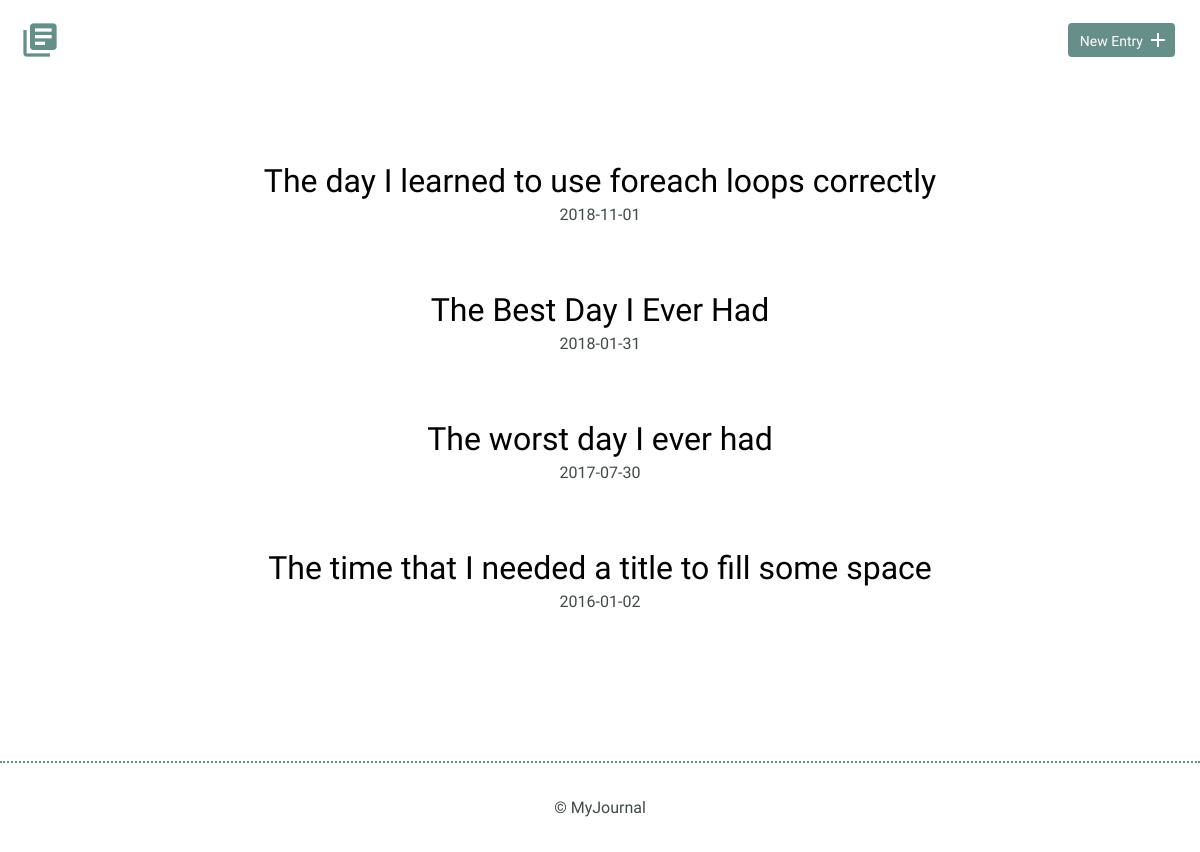
Before: / with the older database file.
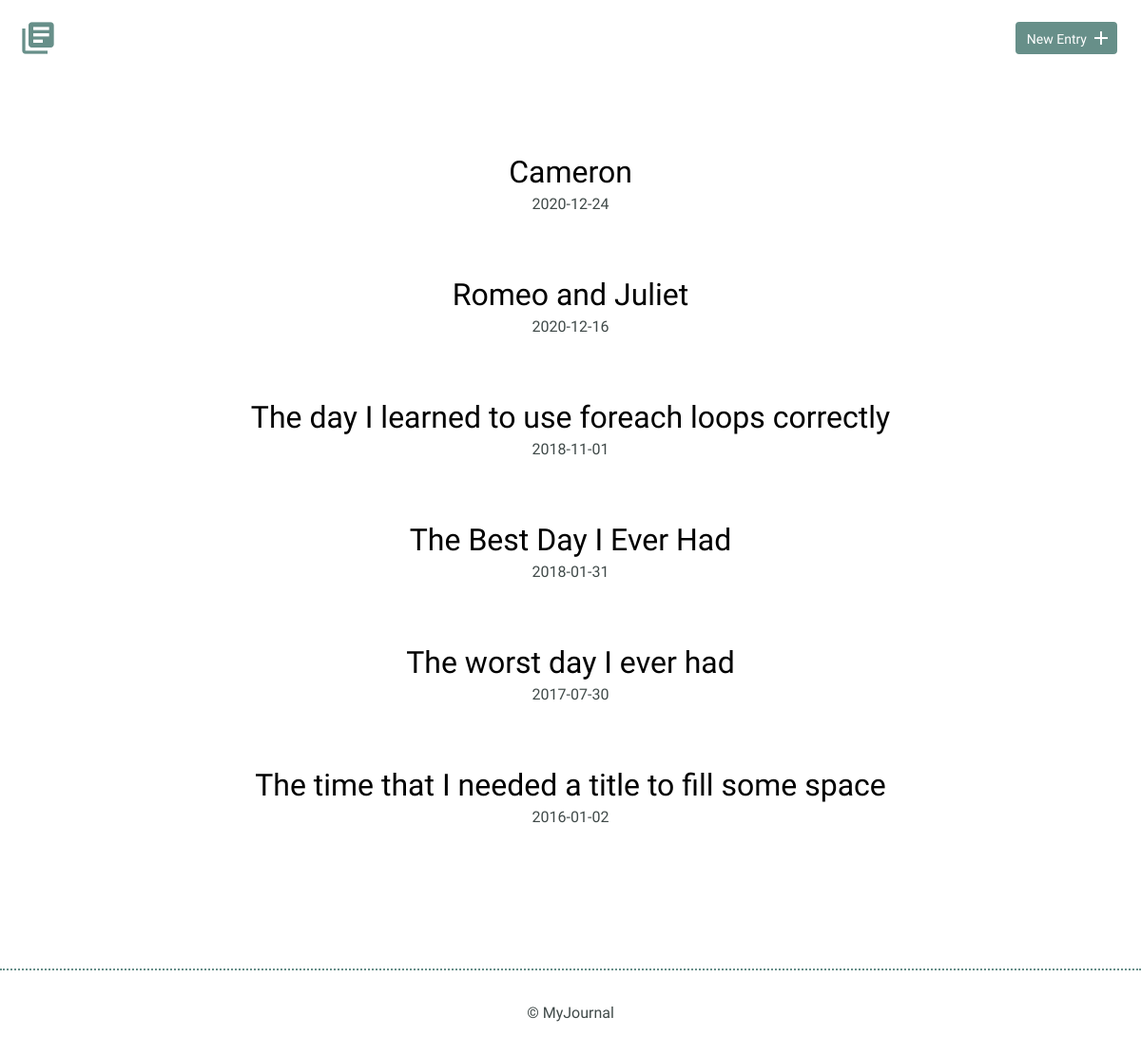
After: the same page with the newer database file.
### tables this page shows
CREATE TABLE "entries" (
	`id`	INTEGER,
	`title`	TEXT,
	`date`	TEXT,
	`time_spent`	INTEGER,
	`learned`	BLOB,
	`resources`	BLOB,
	PRIMARY KEY(`id`)
);

### inc/functions.php (called while the page is built, shortened)
<?php
function get_all_entries() {
    include "connection.php";
    try {
        return $db->query('SELECT id, title, date FROM entries ORDER BY date DESC');
    } catch(Exception $e) {
        echo "Error Message - " . $e->getMessage() . "</br>";
        return false;
    }
    return true;
}

### index.php (the view)
<?php
    include "inc/functions.php";
    include "inc/header.php";?>
        <section>
            <div class="container">
                <div class="entry-list">
                    <?php
                        foreach(get_all_entries() as $entry) {
                            echo "<article>";
                            echo "<h2><a href='detail.php?id=" . $entry['id'] . "'>" . $entry['title'] . "</a></h2>";
                            echo "<time datetime='" . $entry['date'] . "'>" . $entry['date'] . "</time>";
                            echo "</article>";
                        }
                    ?>
                </div>
            </div>
        </section>
    <?php include "inc/footer.php"; ?>

### inc/header.php (shortened to what this page needs)
<!DOCTYPE html>
<html>
    <head>
        <link rel="stylesheet" href="css/normalize.css">
        <link rel="stylesheet" href="css/site.css">
    </head>
    <body>
        <header>
            <div class="container">
                <div class="site-header">
                    <a class="logo" href="index.php"><i class="material-icons">library_books</i></a>
                    <a class="button icon-right" href="new.php"><span>New Entry</span> <i class="material-icons">add</i></a>
                </div>
            </div>
        </header>

### inc/footer.php
        <footer>
            <div>
                &copy; MyJournal
            </div>
        </footer>
    </body>
</html>

### css/site.css (style rules this page uses)
body { font-size: 16px; color: #404a49; font-family: 'Cousine', serif; font-weight: 400; }
.container { margin: 0 auto; padding: 0 25px; }
header .site-header { margin: 0 auto; height: 95px; }
header .logo i { color: #678f89; margin: 20px 0 0 -5px; float: left; font-size: 40px; }
header .button { float: right; margin: 33px 0 0 0; }
footer { text-align: center; padding: 35px 0; border-top: 2px dotted #678f89; }
.button { padding: 8px 10px 6px 10px; background: #678f89; border: 2px solid #678f89; border-radius: 4px; text-decoration: none; color: #FFF; position: relative; text-align: center; font-size: 14px; }
.button.icon-right { padding-right: 30px; top: -10px; }
.button.icon-right i { position: absolute; top: 3px; right: 3px; }
h1, h2, h3 { margin: 0; font-weight: 400; line-height: 1em; color: #000; }
h2 { font-size: 32px; }
h2 a { text-decoration: none; color: #000; }
.entry-list, .edit-entry, .new-entry { max-width: 800px; margin: 0 auto; padding: 70px 0 150px 0; }
.entry-list article { margin-bottom: 70px; text-align: center; }
.entry-list article:last-child { margin-bottom: 0; }
.entry-list article h2 { margin-bottom: 8px; }

Changed rows visible on the page:
added entries: title "Cameron", date "2020-12-24"
added entries: title "Romeo and Juliet", date "2020-12-16"
